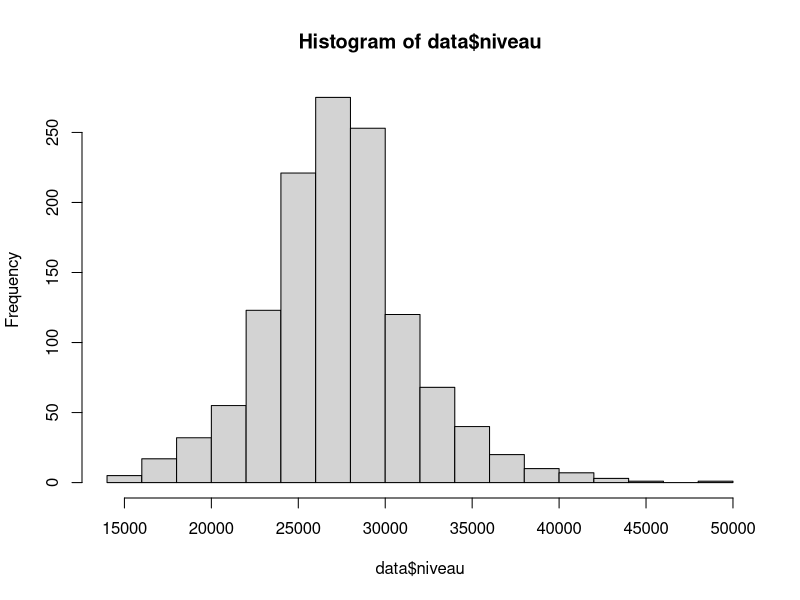
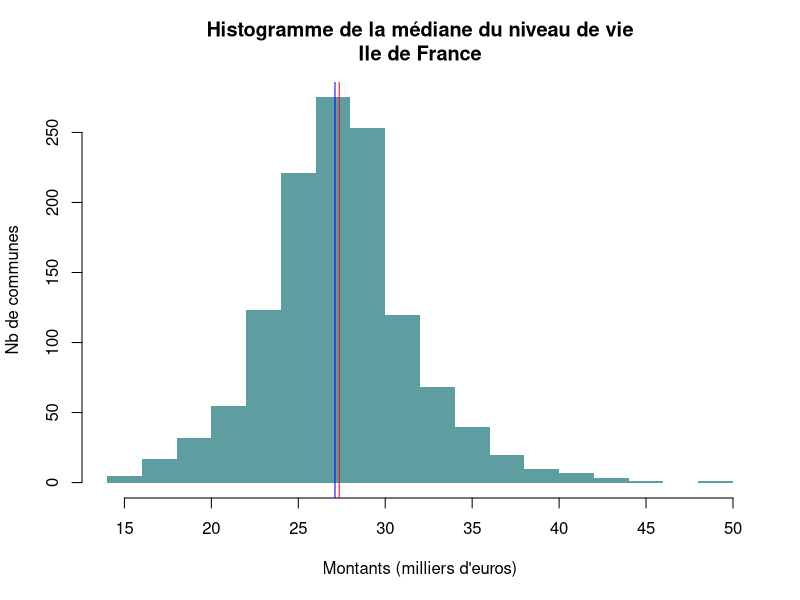
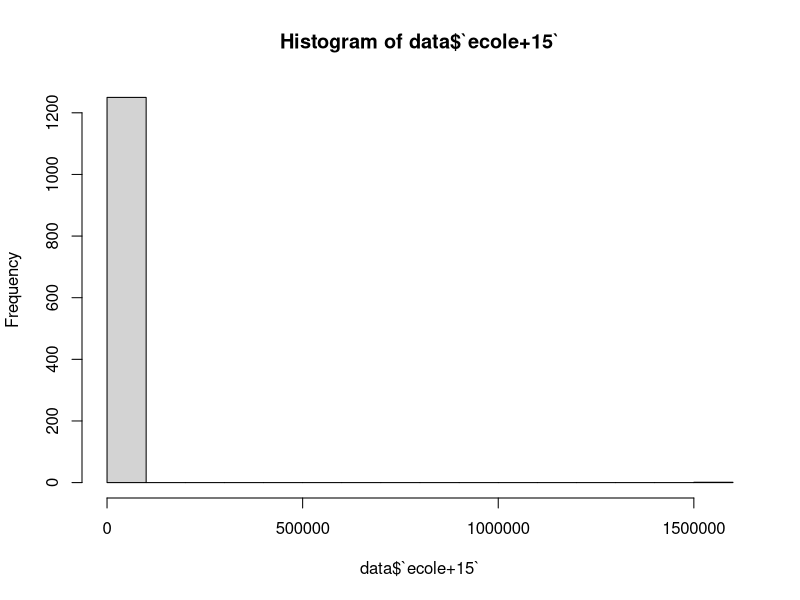
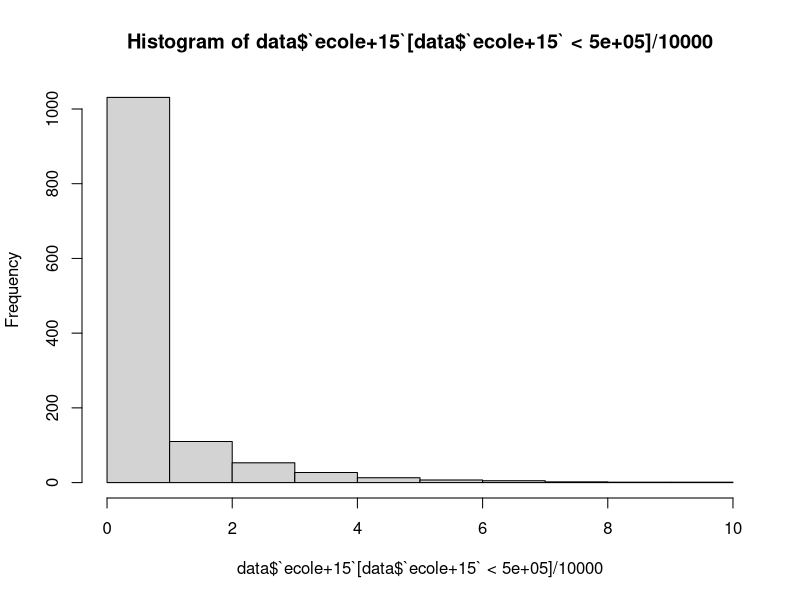
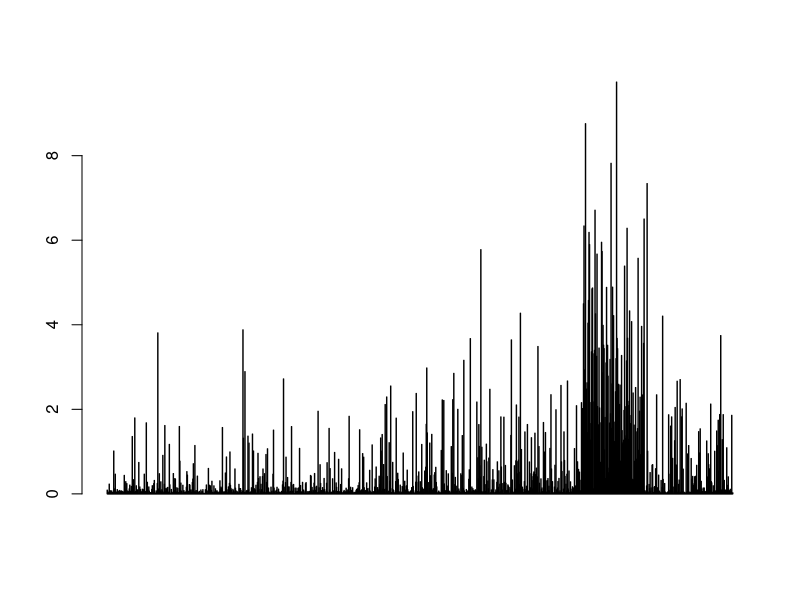
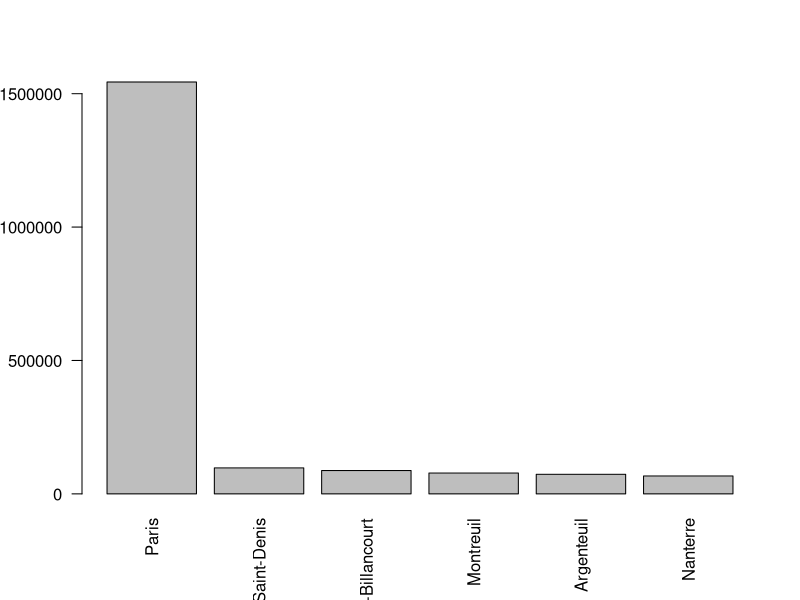
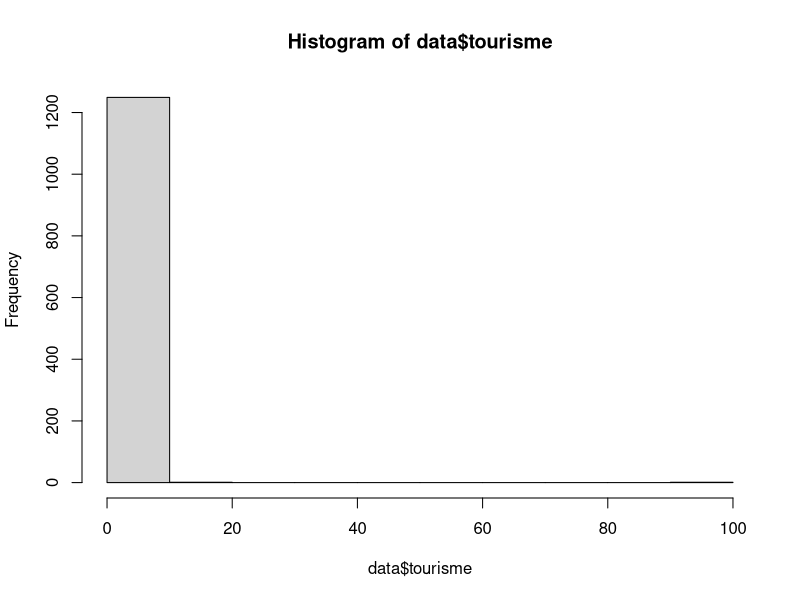
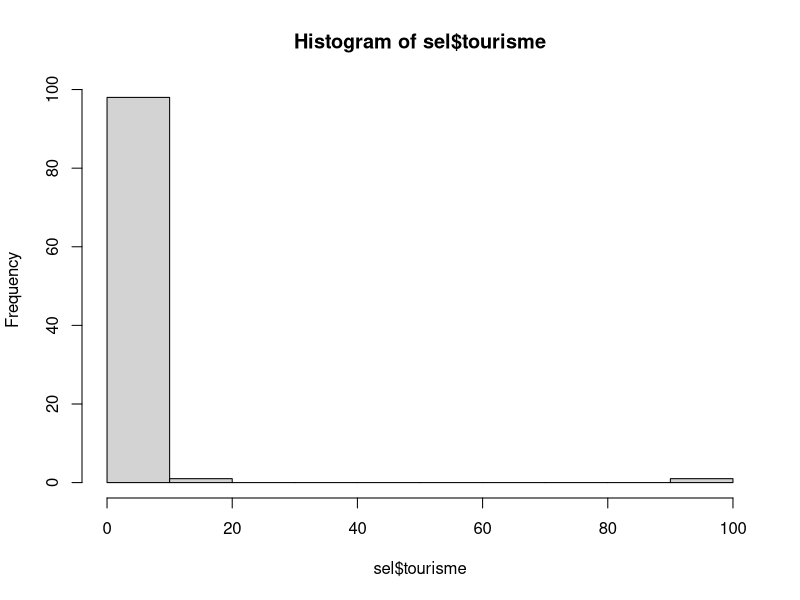

Reproduce these figures in R, in order.
## ---- chunk 1
knitr::opts_chunk$set(eval  = TRUE)
knitr::opts_chunk$set(echo  = TRUE)
knitr::opts_chunk$set(warning  = FALSE)
## ---- chunk 2
data <- read.csv("data/baseDM.csv")
# 1 seule variable, pb séparateur on passe en csv2
data <- read.csv2("data/baseDM.csv")
summary(data)
# pb titre colonne
data <- read.csv2("data/baseDM.csv", skip = 3)
# chiffres non reconnus pour certaines variables
# éventuellement une valeur NA (not available) notamment si on charge des données dpt avec Mayotte
data <- read.csv2("data/baseDM.csv", skip = 3, na.strings = "N/A - secret statistique")
## ---- chunk 3
names(data)
names(data) <- c("code", "nom", "tourisme", "niveau", "entrepriseBat", "ecole+15")
## ---- chunk 4
table(is.na(data$niveau))
# Qu'est ce qui caractérise ces communes ?
pbNA <-data [is.na(data$niveau),]
## ---- chunk 5
mean(data$niveau)
mean(data$niveau, na.rm = T)
sum(data$niveau)
sum(data$niveau, na.rm = T)
length(data$niveau)
sum(data$niveau, na.rm = T) / length(data$niveau)
## ---- chunk 6
data <- na.omit(data)
## ---- chunk 7
hist(data$niveau)
# avec un peu de mise en forme
hist(data$niveau/1000, main = "Histogramme de la médiane du niveau de vie\nIle de France", xlab = "Montants (milliers d'euros)", ylab = "Nb de communes", border = NA, col = "cadetblue")
# affichage médiane / moyenne
abline(v=mean(data$niveau)/1000, col="red")
abline (v=median(data$niveau)/1000, col="blue")
## ---- chunk 8
hist(data$`ecole+15`)
hist(data$`ecole+15` [data$`ecole+15`< 500000]/10000)
barplot(data$`ecole+15` [data$`ecole+15`< 500000]/10000)
## ---- chunk 9
sel <- head(data [order(data$`ecole+15`, decreasing = T ),])
barplot(sel$`ecole+15`, names.arg = sel$nom, las = 2)
## ---- chunk 10
summary(data$entrepriseBat)
# cut 5 50 500
data$batiment [data$entrepriseBat < 5] <- "Petit"
data$batiment [data$entrepriseBat > 5 &  data$entrepriseBat < 50] <- "Moyen"
data$batiment [data$entrepriseBat > 49] <- "grand"
# ou bcp plus simple
data$categorie <- cut(data$entrepriseBat, breaks = c(0,50,500,5000,20000))
data$dpt <- substring(data$code,1,2)
table(data$dpt,data$batiment)
table(data$dpt,data$categorie)
## ---- chunk 11
summary(data$tourisme)
hist(data$tourisme)
sel <- data [data$tourisme > 0,]
hist(sel$tourisme)
table(sel$tourisme)
sel$categorie <- cut(sel$tourisme, breaks = c(1,2,3,101))
tab <- table(sel$categorie)
barplot(tab)
table(sel$categorie, substring(sel$code,1,2))
## ---- chunk 12
#row.names (data) <- data$Libellé
data$etik <- paste0(data$code,"_", data$nom)
row.names (data) <- data$etik
data <- data [,c(3:6)]
## ---- chunk 13
data <- data [-1,]
## ---- chunk 14
summary(data)
# ordres de grandeur
round(cor(data),1)
# relations (numériques)
pairs(data)
# relations (graphiques)
## ---- chunk 15
res <- prcomp(data, scale. = F)
# ACP normée
res2 <- prcomp(data, scale. = T)
## ---- chunk 16
par(mfrow=c(1,2), bg="cornsilk")
biplot(res, main= "Résultat d'une ACP", col=c("black", "brown"))
biplot(res2, main= "Résultat d'une ACP normée", col= c("black", "chartreuse"))
## ---- chunk 17
data <- data [c(1:20),]
## ---- chunk 18
res <- prcomp(data, scale. = F)
# ACP normée
res2 <- prcomp(data, scale. = T)
## ---- chunk 19
par(mfrow=c(1,2), bg="cornsilk")
biplot(res, main= "Résultat d'une ACP", col=c("black", "brown"), cex = 0.5)
biplot(res2, main= "Résultat d'une ACP normée", col= c("black", "chartreuse"), cex=0.5)
